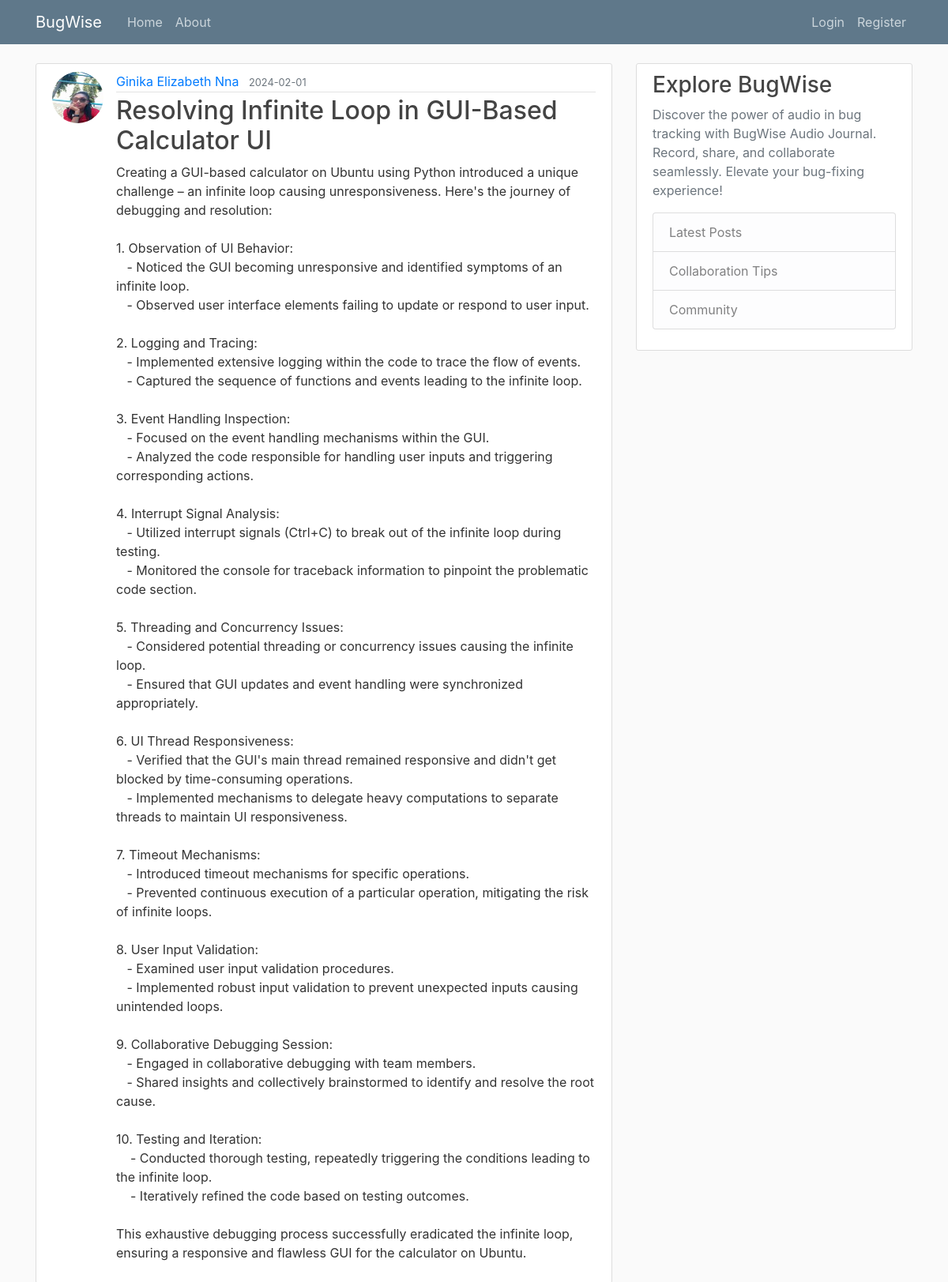
/post/15, run on the app's committed database.
### audio_journal/models.py (models this page shows, shortened)
class User(db.Model, UserMixin):
    id = db.Column(db.Integer, primary_key=True)
    username = db.Column(db.String(20), unique=True, nullable=False)
    email = db.Column(db.String(120), unique=True, nullable=False)
    image_file = db.Column(db.String(20), nullable=False,
                           default='default.jpg')
    password = db.Column(db.String(60), nullable=False)
    posts = db.relationship('Post', backref='author', lazy=True)

class Post(db.Model):
    id = db.Column(db.Integer, primary_key=True)
    title = db.Column(db.String(100), nullable=False)
    date_posted = db.Column(db.DateTime, nullable=False,
                            default=datetime.utcnow)
    content = db.Column(db.Text, nullable=False)
    audio_data = db.Column(db.String(255), nullable=True)  # New field for audio data
    user_id = db.Column(db.Integer, db.ForeignKey('user.id'), nullable=False)

### audio_journal/routes.py (the view)
@app.route("/post/<int:post_id>")
def post(post_id):
    post = Post.query.get_or_404(post_id)
    return render_template("post.html", title=post.title, post=post)

### audio_journal/templates/post.html (shortened to what this page needs)
{% extends "layout.html" %}
{% block content %}
    <article class="media content-section">
        <img class="rounded-circle article-img" src="{{ url_for('static', filename='profile_pics/' + post.author.image_file) }}" alt="User image attached to a post">
        <div class="media-body">
            <div class="article-metadata">
                <a class="mr-2" href="{{ url_for('user_posts', username=post.author.username) }}">{{ post.author.username }}</a>
                <small class="text-muted">{{ post.date_posted.strftime("%Y-%m-%d") }}</small>
            </div>
            <h2 class="article-title">{{ post.title }}</h2>
            <p class="article-content">{{ post.content }}</p>
        </div>
    </article>
{% endblock content %}

### audio_journal/static/main.css (style rules this page uses)
body { background: #fafafa; color: #333333; margin-top: 5rem; }
h1, h2, h3, h4, h5, h6 { color: #444444; }
.content-section { background: #ffffff; padding: 10px 20px; border: 1px solid #dddddd; border-radius: 3px; margin-bottom: 20px; }
.article-title { color: #444444; }
.article-content { white-space: pre-line; }
.article-img { height: 65px; width: 65px; margin-right: 16px; }
.article-metadata { padding-bottom: 1px; margin-bottom: 4px; border-bottom: 1px solid #e3e3e3 }

### data on the page
User: image_file (picture), author.username "Ginika Elizabeth Nna"
Post: date_posted "2024-02-01", title "Resolving Infinite Loop in GUI-Based Calculator UI", content "Creating a GUI-based calculator on Ubuntu using Python introduced a unique challenge – an infinite loop causing unresponsiveness. Here's the journey of debugging and resolution: 1. Observation of UI Behavior: - Noticed the GUI becoming unresponsive and identified symptoms of an infinite loop. - Observed user interface elements failing to update or respond to user input. 2. Logging and Tracing: - Implemented extensive logging within the code to trace the flow of events. - Captured the sequence of functions and events leading to the infinite loop. 3. Event Handling Inspection: - Focused on the event handling mechanisms within the GUI. - Analyzed the code responsible for handling user inputs…"
